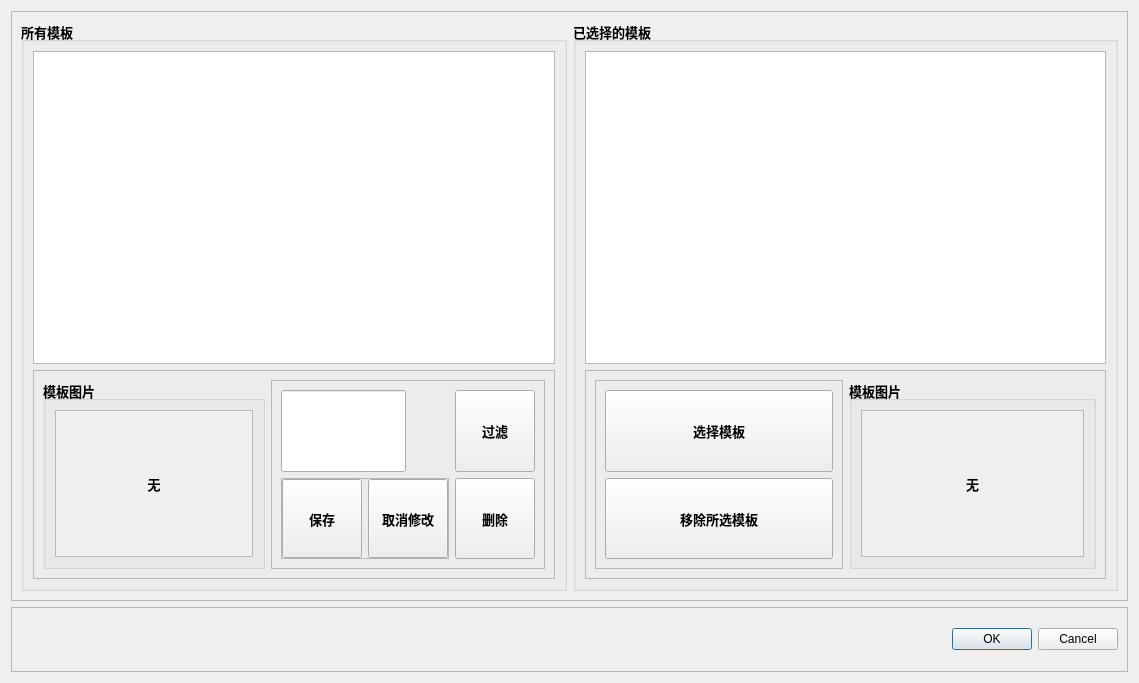
<?xml version="1.0" encoding="UTF-8"?>
<ui version="4.0">
 <class>Dialog</class>
 <widget class="QDialog" name="Dialog">
  <property name="geometry">
   <rect>
    <x>0</x>
    <y>0</y>
    <width>1139</width>
    <height>683</height>
   </rect>
  </property>
  <property name="minimumSize">
   <size>
    <width>1139</width>
    <height>683</height>
   </size>
  </property>
  <property name="maximumSize">
   <size>
    <width>1139</width>
    <height>683</height>
   </size>
  </property>
  <property name="windowTitle">
   <string>Dialog</string>
  </property>
  <layout class="QVBoxLayout" name="verticalLayout" stretch="9,1">
   <item>
    <widget class="QFrame" name="frame">
     <property name="frameShape">
      <enum>QFrame::StyledPanel</enum>
     </property>
     <property name="frameShadow">
      <enum>QFrame::Raised</enum>
     </property>
     <layout class="QHBoxLayout" name="horizontalLayout" stretch="1,1">
      <item>
       <widget class="QGroupBox" name="grpAllTemp">
        <property name="font">
         <font>
          <pointsize>10</pointsize>
          <weight>75</weight>
          <bold>true</bold>
         </font>
        </property>
        <property name="title">
         <string>所有模板</string>
        </property>
        <layout class="QVBoxLayout" name="verticalLayout_3" stretch="6,4">
         <item>
          <widget class="QTableView" name="tableViewAllTemp"/>
         </item>
         <item>
          <widget class="QFrame" name="frame_3">
           <property name="frameShape">
            <enum>QFrame::StyledPanel</enum>
           </property>
           <property name="frameShadow">
            <enum>QFrame::Raised</enum>
           </property>
           <layout class="QHBoxLayout" name="horizontalLayout_2" stretch="1,0">
            <item>
             <widget class="QGroupBox" name="groupBox_3">
              <property name="title">
               <string>模板图片</string>
              </property>
              <layout class="QVBoxLayout" name="verticalLayout_4">
               <item>
                <widget class="QScrollArea" name="scrollAreaAllTemp">
                 <property name="widgetResizable">
                  <bool>true</bool>
                 </property>
                 <widget class="QWidget" name="scrollAreaWidgetContents">
                  <property name="geometry">
                   <rect>
                    <x>0</x>
                    <y>0</y>
                    <width>212</width>
                    <height>159</height>
                   </rect>
                  </property>
                  <layout class="QVBoxLayout" name="verticalLayout_5">
                   <item>
                    <widget class="QLabel" name="labAllTemp">
                     <property name="text">
                      <string>无</string>
                     </property>
                     <property name="alignment">
                      <set>Qt::AlignCenter</set>
                     </property>
                    </widget>
                   </item>
                  </layout>
                 </widget>
                </widget>
               </item>
              </layout>
             </widget>
            </item>
            <item>
             <widget class="QFrame" name="frame_4">
              <property name="frameShape">
               <enum>QFrame::StyledPanel</enum>
              </property>
              <property name="frameShadow">
               <enum>QFrame::Raised</enum>
              </property>
              <layout class="QFormLayout" name="formLayout">
               <item row="0" column="0">
                <widget class="QLineEdit" name="lineEditSearch">
                 <property name="sizePolicy">
                  <sizepolicy hsizetype="Expanding" vsizetype="Expanding">
                   <horstretch>0</horstretch>
                   <verstretch>0</verstretch>
                  </sizepolicy>
                 </property>
                 <property name="text">
                  <string/>
                 </property>
                </widget>
               </item>
               <item row="0" column="1">
                <widget class="QPushButton" name="btnSearch">
                 <property name="sizePolicy">
                  <sizepolicy hsizetype="Minimum" vsizetype="Expanding">
                   <horstretch>0</horstretch>
                   <verstretch>0</verstretch>
                  </sizepolicy>
                 </property>
                 <property name="text">
                  <string>过滤</string>
                 </property>
                </widget>
               </item>
               <item row="1" column="0">
                <widget class="QFrame" name="frame_7">
                 <property name="frameShape">
                  <enum>QFrame::StyledPanel</enum>
                 </property>
                 <property name="frameShadow">
                  <enum>QFrame::Raised</enum>
                 </property>
                 <layout class="QHBoxLayout" name="horizontalLayout_4">
                  <property name="leftMargin">
                   <number>0</number>
                  </property>
                  <property name="topMargin">
                   <number>0</number>
                  </property>
                  <property name="rightMargin">
                   <number>0</number>
                  </property>
                  <property name="bottomMargin">
                   <number>0</number>
                  </property>
                  <item>
                   <widget class="QPushButton" name="btnSave">
                    <property name="sizePolicy">
                     <sizepolicy hsizetype="Expanding" vsizetype="Preferred">
                      <horstretch>0</horstretch>
                      <verstretch>0</verstretch>
                     </sizepolicy>
                    </property>
                    <property name="text">
                     <string>保存</string>
                    </property>
                   </widget>
                  </item>
                  <item>
                   <widget class="QPushButton" name="btnRevert">
                    <property name="sizePolicy">
                     <sizepolicy hsizetype="Minimum" vsizetype="Expanding">
                      <horstretch>0</horstretch>
                      <verstretch>0</verstretch>
                     </sizepolicy>
                    </property>
                    <property name="text">
                     <string>取消修改</string>
                    </property>
                   </widget>
                  </item>
                 </layout>
                </widget>
               </item>
               <item row="1" column="1">
                <widget class="QPushButton" name="btnDelete">
                 <property name="sizePolicy">
                  <sizepolicy hsizetype="Expanding" vsizetype="Preferred">
                   <horstretch>0</horstretch>
                   <verstretch>0</verstretch>
                  </sizepolicy>
                 </property>
                 <property name="text">
                  <string>删除</string>
                 </property>
                </widget>
               </item>
              </layout>
             </widget>
            </item>
           </layout>
          </widget>
         </item>
        </layout>
       </widget>
      </item>
      <item>
       <widget class="QGroupBox" name="grpSelectTemp">
        <property name="font">
         <font>
          <pointsize>10</pointsize>
          <weight>75</weight>
          <bold>true</bold>
         </font>
        </property>
        <property name="title">
         <string>已选择的模板</string>
        </property>
        <layout class="QVBoxLayout" name="verticalLayout_6" stretch="6,4">
         <item>
          <widget class="QTableView" name="tableViewSelectTemp"/>
         </item>
         <item>
          <widget class="QFrame" name="frame_5">
           <property name="frameShape">
            <enum>QFrame::StyledPanel</enum>
           </property>
           <property name="frameShadow">
            <enum>QFrame::Raised</enum>
           </property>
           <layout class="QHBoxLayout" name="horizontalLayout_3" stretch="1,1">
            <item>
             <widget class="QFrame" name="frame_6">
              <property name="frameShape">
               <enum>QFrame::StyledPanel</enum>
              </property>
              <property name="frameShadow">
               <enum>QFrame::Raised</enum>
              </property>
              <layout class="QVBoxLayout" name="verticalLayout_9">
               <item>
                <widget class="QPushButton" name="btnSelect">
                 <property name="sizePolicy">
                  <sizepolicy hsizetype="Minimum" vsizetype="Expanding">
                   <horstretch>0</horstretch>
                   <verstretch>0</verstretch>
                  </sizepolicy>
                 </property>
                 <property name="text">
                  <string>选择模板</string>
                 </property>
                </widget>
               </item>
               <item>
                <widget class="QPushButton" name="btnRemove">
                 <property name="sizePolicy">
                  <sizepolicy hsizetype="Minimum" vsizetype="Expanding">
                   <horstretch>0</horstretch>
                   <verstretch>0</verstretch>
                  </sizepolicy>
                 </property>
                 <property name="text">
                  <string>移除所选模板</string>
                 </property>
                </widget>
               </item>
              </layout>
             </widget>
            </item>
            <item>
             <widget class="QGroupBox" name="groupBox_4">
              <property name="title">
               <string>模板图片</string>
              </property>
              <layout class="QVBoxLayout" name="verticalLayout_7">
               <item>
                <widget class="QScrollArea" name="scrollAreaSelectTemp">
                 <property name="widgetResizable">
                  <bool>true</bool>
                 </property>
                 <widget class="QWidget" name="scrollAreaWidgetContents_2">
                  <property name="geometry">
                   <rect>
                    <x>0</x>
                    <y>0</y>
                    <width>228</width>
                    <height>159</height>
                   </rect>
                  </property>
                  <layout class="QVBoxLayout" name="verticalLayout_8">
                   <item>
                    <widget class="QLabel" name="labSelectTemp">
                     <property name="text">
                      <string>无</string>
                     </property>
                     <property name="alignment">
                      <set>Qt::AlignCenter</set>
                     </property>
                    </widget>
                   </item>
                  </layout>
                 </widget>
                </widget>
               </item>
              </layout>
             </widget>
            </item>
           </layout>
          </widget>
         </item>
        </layout>
       </widget>
      </item>
     </layout>
    </widget>
   </item>
   <item>
    <widget class="QFrame" name="frame_2">
     <property name="frameShape">
      <enum>QFrame::StyledPanel</enum>
     </property>
     <property name="frameShadow">
      <enum>QFrame::Raised</enum>
     </property>
     <layout class="QVBoxLayout" name="verticalLayout_2">
      <item>
       <widget class="QDialogButtonBox" name="buttonBox">
        <property name="sizePolicy">
         <sizepolicy hsizetype="Preferred" vsizetype="Expanding">
          <horstretch>0</horstretch>
          <verstretch>0</verstretch>
         </sizepolicy>
        </property>
        <property name="orientation">
         <enum>Qt::Horizontal</enum>
        </property>
        <property name="standardButtons">
         <set>QDialogButtonBox::Cancel|QDialogButtonBox::Ok</set>
        </property>
       </widget>
      </item>
     </layout>
    </widget>
   </item>
  </layout>
 </widget>
 <resources/>
 <connections>
  <connection>
   <sender>buttonBox</sender>
   <signal>accepted()</signal>
   <receiver>Dialog</receiver>
   <slot>accept()</slot>
   <hints>
    <hint type="sourcelabel">
     <x>248</x>
     <y>254</y>
    </hint>
    <hint type="destinationlabel">
     <x>157</x>
     <y>274</y>
    </hint>
   </hints>
  </connection>
  <connection>
   <sender>buttonBox</sender>
   <signal>rejected()</signal>
   <receiver>Dialog</receiver>
   <slot>reject()</slot>
   <hints>
    <hint type="sourcelabel">
     <x>316</x>
     <y>260</y>
    </hint>
    <hint type="destinationlabel">
     <x>286</x>
     <y>274</y>
    </hint>
   </hints>
  </connection>
 </connections>
</ui>
